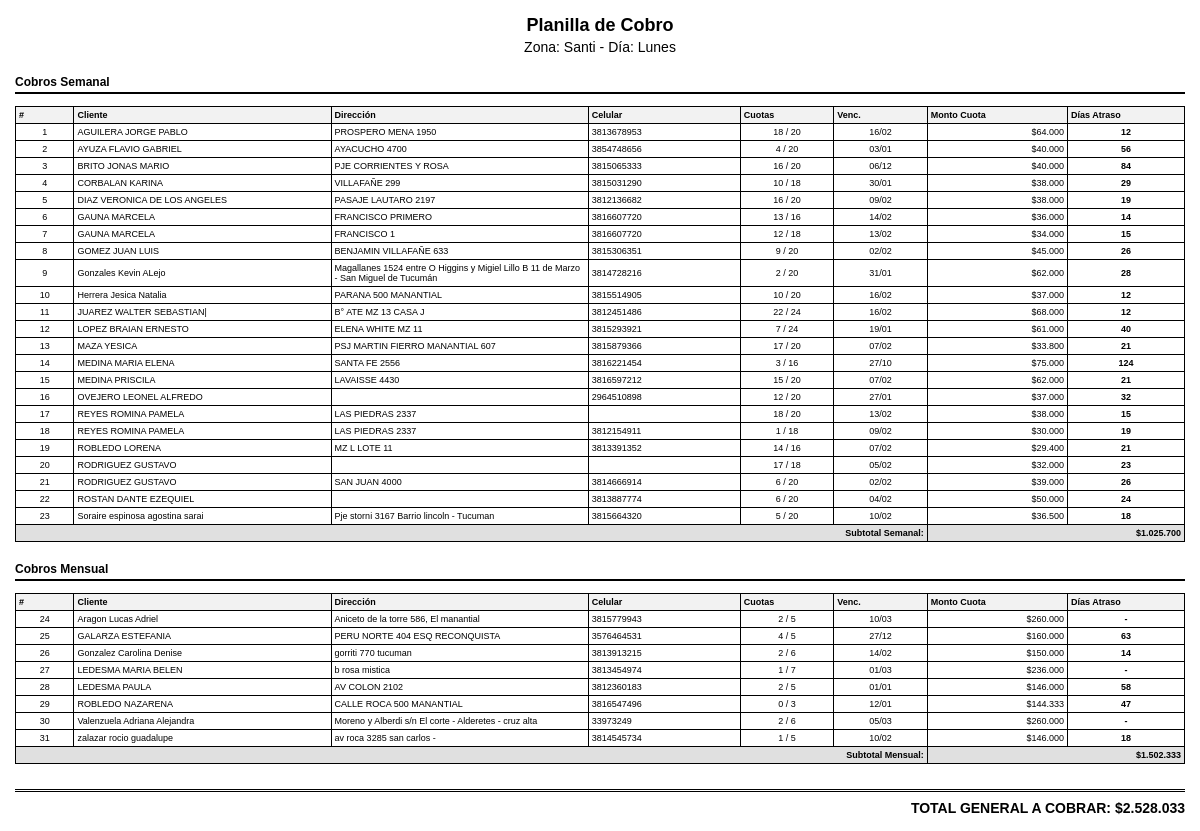
The page /views/imprimir_planilla.php?zona=1&dia=Lunes (signed in) on the database as committed earlier.
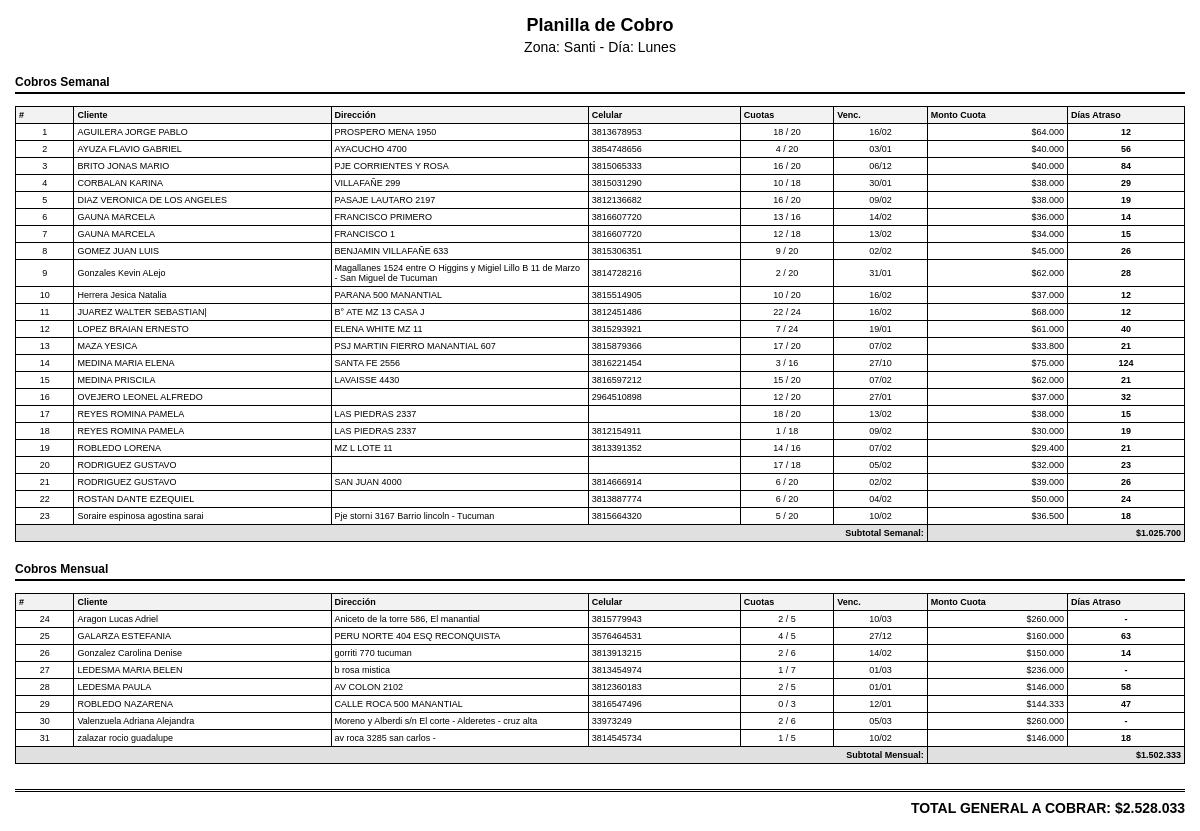
The same page on the database as committed later.
### tables this page shows
CREATE TABLE `creditos` (
  `id` int NOT NULL,
  `cliente_id` int NOT NULL,
  `zona` int NOT NULL,
  `dia_pago` varchar(20) DEFAULT NULL,
  `dia_vencimiento` tinyint DEFAULT NULL COMMENT 'Día del mes para vencimientos quincenales/mensuales',
  `frecuencia` enum('Semanal','Quincenal','Mensual') NOT NULL DEFAULT 'Semanal',
  `monto_total` decimal(10,2) NOT NULL,
  `total_cuotas` int NOT NULL,
  `cuotas_pagadas` int NOT NULL DEFAULT '0',
  `monto_cuota` decimal(10,2) NOT NULL,
  `saldo_cuota_actual` decimal(10,2) NOT NULL DEFAULT '0.00',
  `ultimo_pago` date DEFAULT NULL,
  `estado` enum('Activo','Pagado') NOT NULL DEFAULT 'Activo'
);

CREATE TABLE `clientes` (
  `id` int NOT NULL,
  `nombre` varchar(255) NOT NULL,
  `telefono` varchar(50) DEFAULT NULL,
  `direccion` text
);

### config.php (called while the page is built, shortened)
<?php
function formatCurrency($value) {
    return '$' . number_format($value, 0, ',', '.');
}
?>

### views/imprimir_planilla.php (the view, shortened to what this page needs)
<?php
require_once '../config.php';
$nombres_zonas = [
    1 => 'Santi',
    2 => 'Juan Pablo',
    3 => 'Enzo',
    4 => 'Tafi del V',
    5 => 'Famailla',
    6 => 'Sgo'
];
$zona_seleccionada = htmlspecialchars($_GET['zona'] ?? 0);
$dia_seleccionado = htmlspecialchars($_GET['dia'] ?? '');
$sql = "SELECT c.nombre, c.direccion, c.telefono, cr.*
        FROM creditos cr
        JOIN clientes c ON cr.cliente_id = c.id
        WHERE cr.zona = ? AND cr.estado = 'Activo'";
$params = [$zona_seleccionada];
if (!in_array($zona_seleccionada, [4, 5, 6])) {
    $sql .= " AND ( (cr.frecuencia = 'Semanal' AND cr.dia_pago = ?) OR (cr.frecuencia IN ('Quincenal', 'Mensual')) )";
    $params[] = $dia_seleccionado;
}
$sql .= " ORDER BY cr.frecuencia, c.nombre ASC";
try {
    $stmt = $pdo->prepare($sql);
    $stmt->execute($params);
    $clientes_filtrados = $stmt->fetchAll(PDO::FETCH_ASSOC);
} catch (PDOException $e) {
    die("Error al generar la planilla: " . $e->getMessage());
}
$clientes_por_frecuencia = [
    'Semanal' => [],
    'Quincenal' => [],
    'Mensual' => []
];
$totales_por_frecuencia = [
    'Semanal' => 0,
    'Quincenal' => 0,
    'Mensual' => 0
];
$total_general = 0;
foreach ($clientes_filtrados as $cliente) {
    $frecuencia = $cliente['frecuencia'];
    if (array_key_exists($frecuencia, $clientes_por_frecuencia)) {
        $stmt_saldo = $pdo->prepare("SELECT COUNT(id) FROM cronograma_cuotas WHERE credito_id = ? AND estado IN ('Pendiente', 'Pago Parcial')");
        $stmt_saldo->execute([$cliente['id']]);
        if ($stmt_saldo->fetchColumn() > 0) {
             $clientes_por_frecuencia[$frecuencia][] = $cliente;
             $totales_por_frecuencia[$frecuencia] += $cliente['monto_cuota'];
             $total_general += $cliente['monto_cuota'];
        }
    }
}
?>
<!DOCTYPE html>
<html lang="es">
<head>
</head>
<body onload="window.print()">
    <div class="header">
        <h1>Planilla de Cobro</h1>
        <h2>
            Zona: <?= htmlspecialchars($nombres_zonas[$zona_seleccionada] ?? 'Desconocida') ?>
            <?php
            if (!in_array($zona_seleccionada, [4, 5, 6])):
            ?>
                - Día: <?= $dia_seleccionado ?>
            <?php endif; ?>
        </h2>
    </div>
    <?php $global_counter = 1; ?>
    <?php foreach ($clientes_por_frecuencia as $frecuencia => $clientes): ?>
        <?php if (!empty($clientes)): ?>
            <h3>Cobros <?= htmlspecialchars($frecuencia) ?></h3>
            <table>
                <thead>
                    <tr>
                        <th style="width: 5%;">#</th>
                        <th style="width: 22%;">Cliente</th>
                        <th style="width: 22%;">Dirección</th>
                        <th style="width: 13%;">Celular</th>
                        <th style="width: 8%;">Cuotas</th>
                        <th style="width: 8%;">Venc.</th>
                        <th style="width: 12%;">Monto Cuota</th>
                        <th style="width: 10%;">Días Atraso</th>
                    </tr>
                </thead>
                <tbody>
                    <?php foreach ($clientes as $cliente): ?>
                        <?php
                        $dias_atraso_display = 0;
                        $estado_atraso_display = 'Al día';
                        $stmt_vencimiento = $pdo->prepare("SELECT fecha_vencimiento FROM cronograma_cuotas WHERE credito_id = :credito_id AND estado IN ('Pendiente', 'Pago Parcial') ORDER BY numero_cuota ASC LIMIT 1");
                        $stmt_vencimiento->execute([':credito_id' => $cliente['id']]);
                        $proximo_vencimiento_str = $stmt_vencimiento->fetchColumn();
                        if ($proximo_vencimiento_str) {
                            $hoy = new DateTime();
                            $proximo_vencimiento = new DateTime($proximo_vencimiento_str);
                            if ($hoy > $proximo_vencimiento) {
                                $diferencia = $hoy->diff($proximo_vencimiento);
                                $dias_atraso_display = $diferencia->days;
                                $estado_atraso_display = 'Atrasado';
                            }
                        }
                        ?>
                        <tr>
                            <td style="text-align: center;"><?= $global_counter++ ?></td>
                            <td><?= htmlspecialchars($cliente['nombre']) ?></td>
                            <td><?= htmlspecialchars($cliente['direccion'] ?? '') ?></td>
                            <td><?= htmlspecialchars($cliente['telefono'] ?? '') ?></td>
                            <td style="text-align: center;"><?= $cliente['cuotas_pagadas'] ?> / <?= $cliente['total_cuotas'] ?></td>
                            <td style="text-align: center;"><?= $proximo_vencimiento_str ? (new DateTime($proximo_vencimiento_str))->format('d/m') : 'N/A' ?></td>
                            <td style="text-align: right;"><?= formatCurrency($cliente['monto_cuota']) ?></td>
                            <td style="text-align: center; font-weight: bold;"><?= $estado_atraso_display == 'Atrasado' ? $dias_atraso_display : '-' ?></td>
                        </tr>
                    <?php endforeach; ?>
                </tbody>
                <tfoot>
                    <tr class="footer-row">
                        <td colspan="6" style="text-align: right;">Subtotal <?= htmlspecialchars($frecuencia) ?>:</td>
                        <td colspan="2" style="text-align: right;"><?= formatCurrency($totales_por_frecuencia[$frecuencia]) ?></td>
                    </tr>
                </tfoot>
            </table>
        <?php endif; ?>
    <?php endforeach; ?>
    <?php if ($total_general > 0): ?>
        <div class="summary">
            <p>TOTAL GENERAL A COBRAR: <?= formatCurrency($total_general) ?></p>
        </div>
    <?php endif; ?>
</body>
</html>

### views/imprimir_planilla.php (style rules this page uses)
body { font-family: Arial, sans-serif; font-size: 9px; margin: 15px; }
table { width: 100%; border-collapse: collapse; margin-top: 5px; margin-bottom: 20px; }
th, td { border: 1px solid #000; padding: 3px; text-align: left; word-wrap: break-word; }
th { background-color: #f2f2f2; font-weight: bold; }
.header { text-align: center; margin-bottom: 15px; }
h1 { margin: 0; font-size: 18px; }
h2 { margin: 3px 0; font-size: 14px; font-weight: normal; }
h3 { margin-top: 20px; font-size: 12px; border-bottom: 2px solid #000; padding-bottom: 3px; }
.footer-row td { background-color: #e0e0e0; font-weight: bold; }
.summary { margin-top: 25px; padding-top: 8px; border-top: 3px double #000; text-align: right; }
.summary p { font-size: 14px; font-weight: bold; margin: 0; }

Rows that differ between the two databases and show on the page:
changed through a linked row, creditos "Gonzales Kevin ALejo": cliente.direccion "Magallanes 1524 entre O Higgins y Migiel Lillo B 11 de Marzo - San Miguel de Tucumán" → "Magallanes 1524 entre O Higgins y Migiel Lillo B 11 de Marzo - San Miguel de Tucuman"
